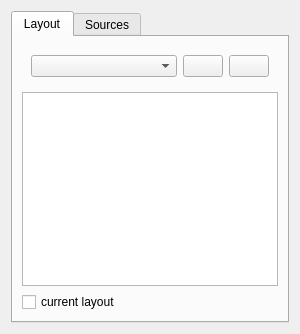
         <widget class="QWidget" name="configView">
          <layout class="QVBoxLayout" name="verticalLayout_18">
           <item>
            <widget class="QTabWidget" name="tabWidget">
             <property name="currentIndex">
              <number>0</number>
             </property>
             <widget class="QWidget" name="tabLayout">
              <attribute name="icon">
               <iconset resource="../resources/resources.qrc">
                <normaloff>:/resources/icons_2/apps-outline.svg</normaloff>:/resources/icons_2/apps-outline.svg</iconset>
              </attribute>
              <attribute name="title">
               <string>Layout</string>
              </attribute>
              <layout class="QVBoxLayout" name="verticalLayout_19">
               <item>
                <widget class="QWidget" name="widget_11" native="true">
                 <layout class="QHBoxLayout" name="horizontalLayout_11">
                  <item>
                   <widget class="QComboBox" name="layoutSelector">
                    <property name="sizePolicy">
                     <sizepolicy hsizetype="Expanding" vsizetype="Fixed">
                      <horstretch>0</horstretch>
                      <verstretch>0</verstretch>
                     </sizepolicy>
                    </property>
                   </widget>
                  </item>
                  <item alignment="Qt::AlignRight">
                   <widget class="QPushButton" name="newLayoutBtn">
                    <property name="toolTip">
                     <string>new</string>
                    </property>
                    <property name="text">
                     <string/>
                    </property>
                    <property name="icon">
                     <iconset resource="../resources/resources.qrc">
                      <normaloff>:/resources/icons_2/add-circle-outline.svg</normaloff>:/resources/icons_2/add-circle-outline.svg</iconset>
                    </property>
                    <property name="iconSize">
                     <size>
                      <width>24</width>
                      <height>24</height>
                     </size>
                    </property>
                   </widget>
                  </item>
                  <item alignment="Qt::AlignRight">
                   <widget class="QPushButton" name="removeLayoutBtn">
                    <property name="toolTip">
                     <string>remove</string>
                    </property>
                    <property name="text">
                     <string/>
                    </property>
                    <property name="icon">
                     <iconset resource="../resources/resources.qrc">
                      <normaloff>:/resources/icons_2/remove-circle-outline.svg</normaloff>:/resources/icons_2/remove-circle-outline.svg</iconset>
                    </property>
                    <property name="iconSize">
                     <size>
                      <width>24</width>
                      <height>24</height>
                     </size>
                    </property>
                   </widget>
                  </item>
                 </layout>
                </widget>
               </item>
               <item>
                <widget class="QTableWidget" name="layoutTbl"/>
               </item>
               <item>
                <widget class="QCheckBox" name="currentLayoutCheck">
                 <property name="text">
                  <string>current layout</string>
                 </property>
                </widget>
               </item>
              </layout>
             </widget>
             <widget class="QWidget" name="tabSources">
              <attribute name="icon">
               <iconset resource="../resources/resources.qrc">
                <normaloff>:/resources/icons/activity.svg</normaloff>:/resources/icons/activity.svg</iconset>
              </attribute>
              <attribute name="title">
               <string>Sources</string>
              </attribute>
             </widget>
            </widget>
           </item>
          </layout>
         </widget>
